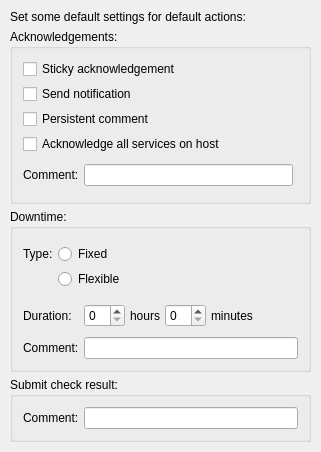
     <widget class="QWidget" name="tab_defaults">
      <attribute name="title">
       <string>Defaults</string>
      </attribute>
      <layout class="QVBoxLayout" name="verticalLayout_9">
       <property name="spacing">
        <number>5</number>
       </property>
       <property name="leftMargin">
        <number>10</number>
       </property>
       <property name="topMargin">
        <number>10</number>
       </property>
       <property name="rightMargin">
        <number>10</number>
       </property>
       <property name="bottomMargin">
        <number>10</number>
       </property>
       <item>
        <widget class="QLabel" name="label_defaults">
         <property name="text">
          <string>Set some default settings for default actions:</string>
         </property>
        </widget>
       </item>
       <item>
        <widget class="QGroupBox" name="label_defaults_acknowledge">
         <property name="title">
          <string>Acknowledgements:</string>
         </property>
         <layout class="QVBoxLayout" name="verticalLayout_10">
          <property name="spacing">
           <number>5</number>
          </property>
          <property name="leftMargin">
           <number>10</number>
          </property>
          <property name="topMargin">
           <number>10</number>
          </property>
          <property name="rightMargin">
           <number>10</number>
          </property>
          <property name="bottomMargin">
           <number>10</number>
          </property>
          <item>
           <widget class="QCheckBox" name="input_checkbox_defaults_acknowledge_sticky">
            <property name="text">
             <string>Sticky acknowledgement</string>
            </property>
           </widget>
          </item>
          <item>
           <widget class="QCheckBox" name="input_checkbox_defaults_acknowledge_send_notification">
            <property name="text">
             <string>Send notification</string>
            </property>
           </widget>
          </item>
          <item>
           <widget class="QCheckBox" name="input_checkbox_defaults_acknowledge_persistent_comment">
            <property name="text">
             <string>Persistent comment</string>
            </property>
           </widget>
          </item>
          <item>
           <widget class="QCheckBox" name="input_checkbox_defaults_acknowledge_all_services">
            <property name="text">
             <string>Acknowledge all services on host</string>
            </property>
           </widget>
          </item>
          <item>
           <layout class="QHBoxLayout" name="horizontalLayout_13">
            <property name="spacing">
             <number>5</number>
            </property>
            <property name="topMargin">
             <number>5</number>
            </property>
            <property name="rightMargin">
             <number>5</number>
            </property>
            <property name="bottomMargin">
             <number>5</number>
            </property>
            <item>
             <widget class="QLabel" name="label_defaults_acknowledge_comment">
              <property name="text">
               <string>Comment:</string>
              </property>
             </widget>
            </item>
            <item>
             <widget class="QLineEdit" name="input_lineedit_defaults_acknowledge_comment"/>
            </item>
           </layout>
          </item>
         </layout>
        </widget>
       </item>
       <item>
        <widget class="QGroupBox" name="label_defaults_downtime">
         <property name="title">
          <string>Downtime:</string>
         </property>
         <layout class="QGridLayout" name="gridLayout_10">
          <property name="leftMargin">
           <number>10</number>
          </property>
          <property name="topMargin">
           <number>10</number>
          </property>
          <property name="rightMargin">
           <number>10</number>
          </property>
          <property name="bottomMargin">
           <number>10</number>
          </property>
          <property name="spacing">
           <number>5</number>
          </property>
          <item row="3" column="0">
           <widget class="QLabel" name="label_defaults_downtime_comment">
            <property name="text">
             <string>Comment:</string>
            </property>
           </widget>
          </item>
          <item row="1" column="0">
           <widget class="QLabel" name="label_defaults_duration_comment">
            <property name="text">
             <string>Duration:</string>
            </property>
           </widget>
          </item>
          <item row="3" column="1">
           <widget class="QLineEdit" name="input_lineedit_defaults_downtime_comment"/>
          </item>
          <item row="1" column="1">
           <layout class="QHBoxLayout" name="horizontalLayout_8">
            <property name="spacing">
             <number>5</number>
            </property>
            <property name="topMargin">
             <number>5</number>
            </property>
            <property name="rightMargin">
             <number>5</number>
            </property>
            <property name="bottomMargin">
             <number>5</number>
            </property>
            <item>
             <widget class="QSpinBox" name="input_spinbox_defaults_downtime_duration_hours"/>
            </item>
            <item>
             <widget class="QLabel" name="label_duration_hour">
              <property name="text">
               <string>hours</string>
              </property>
             </widget>
            </item>
            <item>
             <widget class="QSpinBox" name="input_spinbox_defaults_downtime_duration_minutes"/>
            </item>
            <item>
             <widget class="QLabel" name="label_duration_minutes">
              <property name="text">
               <string>minutes</string>
              </property>
             </widget>
            </item>
            <item>
             <spacer name="horizontalSpacer_4">
              <property name="orientation">
               <enum>Qt::Horizontal</enum>
              </property>
              <property name="sizeHint" stdset="0">
               <size>
                <width>40</width>
                <height>20</height>
               </size>
              </property>
             </spacer>
            </item>
           </layout>
          </item>
          <item row="0" column="0" colspan="2">
           <layout class="QGridLayout" name="gridLayout_9">
            <property name="topMargin">
             <number>5</number>
            </property>
            <property name="rightMargin">
             <number>5</number>
            </property>
            <property name="bottomMargin">
             <number>5</number>
            </property>
            <property name="spacing">
             <number>5</number>
            </property>
            <item row="1" column="1">
             <widget class="QRadioButton" name="input_radiobutton_defaults_downtime_type_flexible">
              <property name="text">
               <string>Flexible</string>
              </property>
             </widget>
            </item>
            <item row="0" column="1">
             <widget class="QRadioButton" name="input_radiobutton_defaults_downtime_type_fixed">
              <property name="text">
               <string>Fixed</string>
              </property>
             </widget>
            </item>
            <item row="0" column="0">
             <widget class="QLabel" name="label_defaults_downtime_type">
              <property name="text">
               <string>Type:</string>
              </property>
             </widget>
            </item>
            <item row="0" column="2">
             <spacer name="horizontalSpacer_2">
              <property name="orientation">
               <enum>Qt::Horizontal</enum>
              </property>
              <property name="sizeHint" stdset="0">
               <size>
                <width>40</width>
                <height>20</height>
               </size>
              </property>
             </spacer>
            </item>
           </layout>
          </item>
         </layout>
        </widget>
       </item>
       <item>
        <widget class="QGroupBox" name="label_acknowledge_submit_result">
         <property name="title">
          <string>Submit check result:</string>
         </property>
         <layout class="QHBoxLayout" name="horizontalLayout_14">
          <property name="spacing">
           <number>5</number>
          </property>
          <property name="leftMargin">
           <number>10</number>
          </property>
          <property name="topMargin">
           <number>10</number>
          </property>
          <property name="rightMargin">
           <number>10</number>
          </property>
          <property name="bottomMargin">
           <number>10</number>
          </property>
          <item>
           <widget class="QLabel" name="label_defaults_submit_check_result_comment">
            <property name="text">
             <string>Comment:</string>
            </property>
           </widget>
          </item>
          <item>
           <widget class="QLineEdit" name="input_lineedit_defaults_submit_check_result_comment"/>
          </item>
         </layout>
        </widget>
       </item>
       <item>
        <spacer name="verticalSpacer_6">
         <property name="orientation">
          <enum>Qt::Vertical</enum>
         </property>
         <property name="sizeHint" stdset="0">
          <size>
           <width>0</width>
           <height>0</height>
          </size>
         </property>
        </spacer>
       </item>
      </layout>
     </widget>
